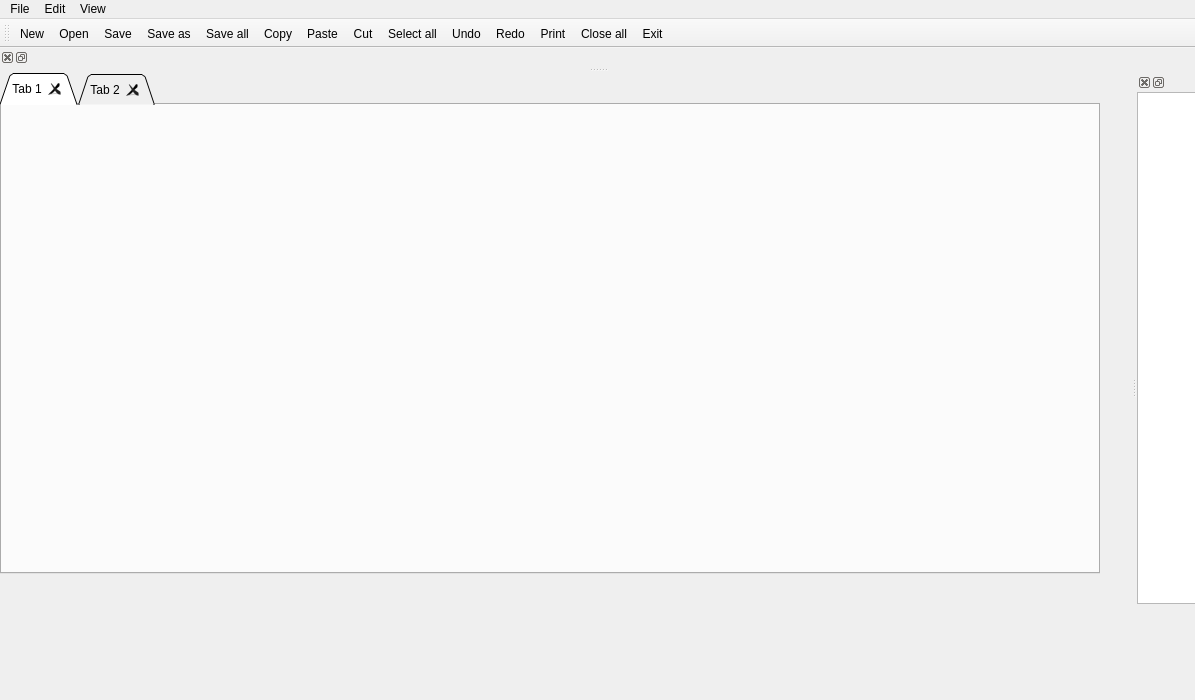
<?xml version="1.0" encoding="UTF-8"?>
<ui version="4.0">
 <class>MainWindow</class>
 <widget class="QMainWindow" name="MainWindow">
  <property name="geometry">
   <rect>
    <x>0</x>
    <y>0</y>
    <width>1195</width>
    <height>700</height>
   </rect>
  </property>
  <property name="windowTitle">
   <string>MainWindow</string>
  </property>
  <property name="styleSheet">
   <string notr="true"/>
  </property>
  <widget class="QWidget" name="centralWidget">
   <widget class="QTabWidget" name="tabWidget">
    <property name="geometry">
     <rect>
      <x>0</x>
      <y>0</y>
      <width>1100</width>
      <height>501</height>
     </rect>
    </property>
    <property name="styleSheet">
     <string notr="true"/>
    </property>
    <property name="tabShape">
     <enum>QTabWidget::Triangular</enum>
    </property>
    <property name="currentIndex">
     <number>0</number>
    </property>
    <property name="iconSize">
     <size>
      <width>19</width>
      <height>16</height>
     </size>
    </property>
    <property name="tabsClosable">
     <bool>true</bool>
    </property>
    <property name="movable">
     <bool>true</bool>
    </property>
    <widget class="QWidget" name="tab_3">
     <attribute name="title">
      <string>Tab 1</string>
     </attribute>
    </widget>
    <widget class="QWidget" name="tab_2">
     <attribute name="title">
      <string>Tab 2</string>
     </attribute>
    </widget>
   </widget>
  </widget>
  <widget class="QMenuBar" name="menuBar">
   <property name="geometry">
    <rect>
     <x>0</x>
     <y>0</y>
     <width>1195</width>
     <height>26</height>
    </rect>
   </property>
   <widget class="QMenu" name="menuFile">
    <property name="title">
     <string>File</string>
    </property>
    <addaction name="actionNew"/>
    <addaction name="actionOpen"/>
    <addaction name="actionSave_2"/>
    <addaction name="actionSave"/>
    <addaction name="actionPrint"/>
    <addaction name="actionExit"/>
    <addaction name="actionSave_all"/>
    <addaction name="actionClose_all"/>
   </widget>
   <widget class="QMenu" name="menuEdit">
    <property name="title">
     <string>Edit</string>
    </property>
    <addaction name="actionCopy"/>
    <addaction name="actionPaste"/>
    <addaction name="actionCut"/>
    <addaction name="actionUndo"/>
    <addaction name="actionRedo"/>
    <addaction name="actionSelect_all"/>
   </widget>
   <widget class="QMenu" name="menuView">
    <property name="title">
     <string>View</string>
    </property>
    <addaction name="actionShow_folder"/>
    <addaction name="actionShow_second_thing"/>
   </widget>
   <addaction name="menuFile"/>
   <addaction name="menuEdit"/>
   <addaction name="menuView"/>
  </widget>
  <widget class="QToolBar" name="mainToolBar">
   <property name="styleSheet">
    <string notr="true"/>
   </property>
   <attribute name="toolBarArea">
    <enum>TopToolBarArea</enum>
   </attribute>
   <attribute name="toolBarBreak">
    <bool>false</bool>
   </attribute>
   <addaction name="actionNew"/>
   <addaction name="actionOpen"/>
   <addaction name="actionSave_2"/>
   <addaction name="actionSave"/>
   <addaction name="actionSave_all"/>
   <addaction name="actionCopy"/>
   <addaction name="actionPaste"/>
   <addaction name="actionCut"/>
   <addaction name="actionSelect_all"/>
   <addaction name="actionUndo"/>
   <addaction name="actionRedo"/>
   <addaction name="actionPrint"/>
   <addaction name="actionClose_all"/>
   <addaction name="actionExit"/>
  </widget>
  <widget class="QDockWidget" name="dockWidget">
   <property name="layoutDirection">
    <enum>Qt::RightToLeft</enum>
   </property>
   <attribute name="dockWidgetArea">
    <number>2</number>
   </attribute>
   <widget class="QWidget" name="dockWidgetContents_2">
    <widget class="QTreeView" name="treeView">
     <property name="geometry">
      <rect>
       <x>0</x>
       <y>0</y>
       <width>400</width>
       <height>512</height>
      </rect>
     </property>
     <property name="layoutDirection">
      <enum>Qt::LeftToRight</enum>
     </property>
    </widget>
   </widget>
  </widget>
  <widget class="QDockWidget" name="dockWidget_3">
   <property name="layoutDirection">
    <enum>Qt::RightToLeft</enum>
   </property>
   <attribute name="dockWidgetArea">
    <number>4</number>
   </attribute>
   <widget class="QWidget" name="dockWidgetContents_3">
    <widget class="QListView" name="listView">
     <property name="geometry">
      <rect>
       <x>0</x>
       <y>0</y>
       <width>1191</width>
       <height>111</height>
      </rect>
     </property>
     <property name="layoutDirection">
      <enum>Qt::LeftToRight</enum>
     </property>
    </widget>
   </widget>
  </widget>
  <action name="actionNew">
   <property name="icon">
    <iconset resource="resources.qrc">
     <normaloff>:/new/imgs/Res/icons8-add-file-32.png</normaloff>:/new/imgs/Res/icons8-add-file-32.png</iconset>
   </property>
   <property name="text">
    <string>New</string>
   </property>
  </action>
  <action name="actionOpen">
   <property name="icon">
    <iconset resource="resources.qrc">
     <normaloff>:/new/imgs/Res/icons8-open-view-32.png</normaloff>:/new/imgs/Res/icons8-open-view-32.png</iconset>
   </property>
   <property name="text">
    <string>Open</string>
   </property>
  </action>
  <action name="actionSave">
   <property name="icon">
    <iconset resource="resources.qrc">
     <normaloff>:/new/imgs/Res/icons8-save-as-32.png</normaloff>:/new/imgs/Res/icons8-save-as-32.png</iconset>
   </property>
   <property name="text">
    <string>Save as</string>
   </property>
  </action>
  <action name="actionExit">
   <property name="icon">
    <iconset resource="resources.qrc">
     <normaloff>:/new/imgs/Res/icons8-exit-32.png</normaloff>:/new/imgs/Res/icons8-exit-32.png</iconset>
   </property>
   <property name="text">
    <string>Exit</string>
   </property>
  </action>
  <action name="actionCopy">
   <property name="icon">
    <iconset resource="resources.qrc">
     <normaloff>:/new/imgs/Res/icons8-copy-32.png</normaloff>:/new/imgs/Res/icons8-copy-32.png</iconset>
   </property>
   <property name="text">
    <string>Copy</string>
   </property>
  </action>
  <action name="actionPaste">
   <property name="icon">
    <iconset resource="resources.qrc">
     <normaloff>:/new/imgs/Res/icons8-paste-32.png</normaloff>:/new/imgs/Res/icons8-paste-32.png</iconset>
   </property>
   <property name="text">
    <string>Paste</string>
   </property>
  </action>
  <action name="actionCut">
   <property name="icon">
    <iconset resource="resources.qrc">
     <normaloff>:/new/imgs/Res/icons8-cut-32.png</normaloff>:/new/imgs/Res/icons8-cut-32.png</iconset>
   </property>
   <property name="text">
    <string>Cut</string>
   </property>
  </action>
  <action name="actionUndo">
   <property name="icon">
    <iconset resource="resources.qrc">
     <normaloff>:/new/imgs/Res/icons8-undo-32.png</normaloff>:/new/imgs/Res/icons8-undo-32.png</iconset>
   </property>
   <property name="text">
    <string>Undo</string>
   </property>
  </action>
  <action name="actionRedo">
   <property name="icon">
    <iconset resource="resources.qrc">
     <normaloff>:/new/imgs/Res/icons8-redo-32.png</normaloff>:/new/imgs/Res/icons8-redo-32.png</iconset>
   </property>
   <property name="text">
    <string>Redo</string>
   </property>
  </action>
  <action name="actionPrint">
   <property name="icon">
    <iconset resource="resources.qrc">
     <normaloff>:/new/imgs/Res/icons8-print-32.png</normaloff>:/new/imgs/Res/icons8-print-32.png</iconset>
   </property>
   <property name="text">
    <string>Print</string>
   </property>
  </action>
  <action name="actionSave_2">
   <property name="icon">
    <iconset resource="resources.qrc">
     <normaloff>:/new/imgs/Res/icons8-save-32.png</normaloff>:/new/imgs/Res/icons8-save-32.png</iconset>
   </property>
   <property name="text">
    <string>Save</string>
   </property>
  </action>
  <action name="actionSave_all">
   <property name="icon">
    <iconset resource="resources.qrc">
     <normaloff>:/new/imgs/Res/icons8-save-all-32.png</normaloff>:/new/imgs/Res/icons8-save-all-32.png</iconset>
   </property>
   <property name="text">
    <string>Save all</string>
   </property>
  </action>
  <action name="actionClose_all">
   <property name="icon">
    <iconset resource="resources.qrc">
     <normaloff>:/new/imgs/Res/icons8-close-all-tabs-32.png</normaloff>:/new/imgs/Res/icons8-close-all-tabs-32.png</iconset>
   </property>
   <property name="text">
    <string>Close all</string>
   </property>
  </action>
  <action name="actionSelect_all">
   <property name="icon">
    <iconset resource="resources.qrc">
     <normaloff>:/new/imgs/Res/icons8-select-all-32.png</normaloff>:/new/imgs/Res/icons8-select-all-32.png</iconset>
   </property>
   <property name="text">
    <string>Select all</string>
   </property>
  </action>
  <action name="actionShow_folder">
   <property name="icon">
    <iconset resource="resources.qrc">
     <normaloff>:/new/imgs/Res/icons8-view-details-32.png</normaloff>:/new/imgs/Res/icons8-view-details-32.png</iconset>
   </property>
   <property name="text">
    <string>Show catalog</string>
   </property>
  </action>
  <action name="actionShow_second_thing">
   <property name="icon">
    <iconset resource="resources.qrc">
     <normaloff>:/new/imgs/Res/icons8-moleskine-32.png</normaloff>:/new/imgs/Res/icons8-moleskine-32.png</iconset>
   </property>
   <property name="text">
    <string>Show reviewer</string>
   </property>
  </action>
 </widget>
 <layoutdefault spacing="6" margin="11"/>
 <resources>
  <include location="resources.qrc"/>
 </resources>
 <connections/>
</ui>
